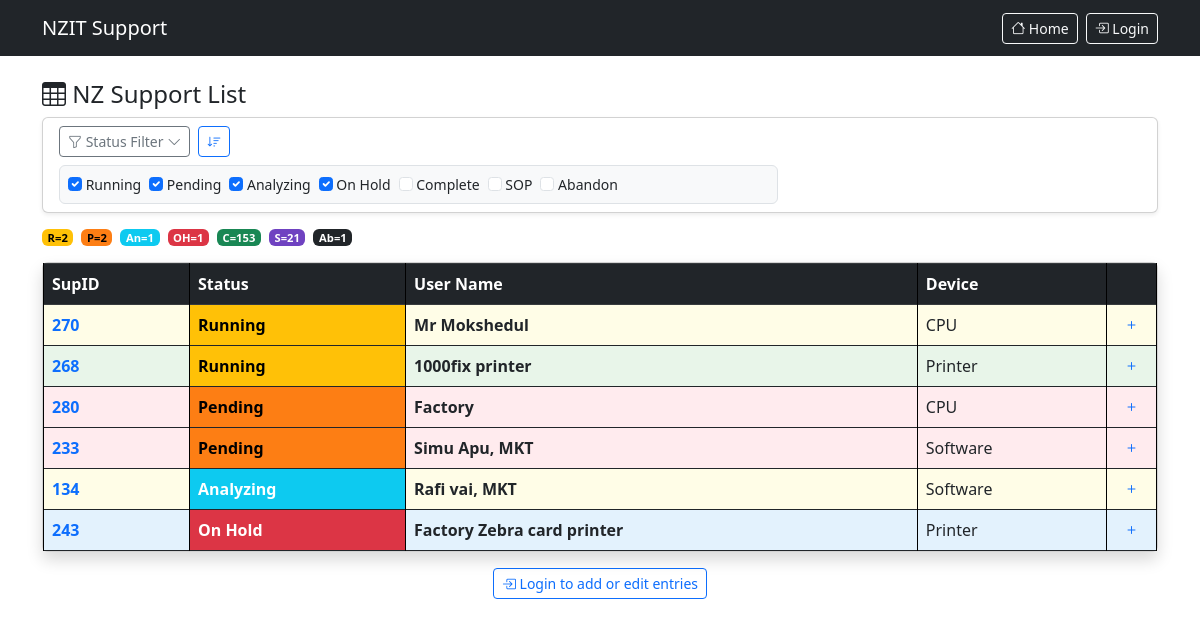
The page /nzsupportlist.php on the database its author committed.
### tables this page shows
CREATE TABLE `nzsupportlist` (
  `id` int(11) NOT NULL AUTO_INCREMENT,
  `sup_id` varchar(50) NOT NULL,
  `status` varchar(50) DEFAULT 'Pending',
  `user_name` varchar(100) NOT NULL,
  `device` varchar(200) DEFAULT NULL,
  `support_person` varchar(100) DEFAULT NULL,
  `start_date` date DEFAULT NULL,
  `description` text DEFAULT NULL,
  `remarks` text DEFAULT NULL,
  `deadline` date DEFAULT NULL,
  `remaining_days` int(11) DEFAULT 0,
  `end_date` date DEFAULT NULL,
  `created_at` timestamp NOT NULL DEFAULT current_timestamp(),
  PRIMARY KEY (`id`)
);

### config.php (called while the page is built, shortened)
<?php
function isLoggedIn() {
    return isset($_SESSION['user_id']);
}

### nzsupportlist.php (the view, shortened to what this page needs)
<?php
require_once 'config.php';
$statuses = $conn->query("SELECT * FROM statuses ORDER BY sort_order");
$status_order = []; $colors = []; $text_colors = [];
if ($statuses && $statuses->num_rows > 0) {
    $statuses->data_seek(0);
    while ($s = $statuses->fetch_assoc()) {
        $status_order[$s['name']] = $s['abbreviation'] ?: substr($s['name'], 0, 2);
        $colors[$s['name']] = $s['color'];
        $text_colors[$s['name']] = $s['text_color'];
    }
}
$page = max(1, intval($_GET['page'] ?? 1));
$limit = 100;
$offset = ($page - 1) * $limit;
$raw_status = $_GET['status'] ?? [];
$selected_statuses = is_array($raw_status) ? $raw_status : [];
if (empty($selected_statuses) && !array_key_exists('status', $_GET)) {
    $selected_statuses = ['Running', 'Pending', 'Analyzing', 'On Hold'];
}
$where = [];
$params = [];
$types = '';
if (!empty($selected_statuses)) {
    $placeholders = implode(',', array_fill(0, count($selected_statuses), '?'));
    $where[] = "status IN ($placeholders)";
    $params = array_merge($params, $selected_statuses);
    $types .= str_repeat('s', count($selected_statuses));
}
$where_clause = $where ? 'WHERE ' . implode(' AND ', $where) : '';
$data_sql = "SELECT * FROM nzsupportlist $where_clause ORDER BY id DESC LIMIT $limit OFFSET $offset";
$stmt = $conn->prepare($data_sql);
if ($params) $stmt->bind_param($types, ...$params);
$stmt->execute();
$result = $stmt->get_result();
$status_counts = [];
$cnt_res = $conn->query("SELECT status, COUNT(*) AS cnt FROM nzsupportlist GROUP BY status");
if ($cnt_res) {
    while ($c = $cnt_res->fetch_assoc()) {
        $status_counts[$c['status']] = $c['cnt'];
    }
}
?>
<!DOCTYPE html>
<html lang="en">
<head>
    <link href="https://cdn.jsdelivr.net/npm/bootstrap@5.3.0/dist/css/bootstrap.min.css" rel="stylesheet">
    <link href="https://cdn.jsdelivr.net/npm/bootstrap-icons@1.11.0/font/bootstrap-icons.css" rel="stylesheet">
</head>
<body>
    <nav class="navbar navbar-expand-lg navbar-dark bg-dark">
        <div class="container">
            <a class="navbar-brand" href="index.php">NZIT Support</a>
            <div class="d-flex align-items-center gap-2">
                <?php if (isLoggedIn()): ?>
                    <span class="text-light me-2">
                        <i class="bi bi-person-circle"></i> <?= htmlspecialchars($_SESSION['username']) ?>
                        <?php if (isAdmin()): ?>
                            <span class="badge bg-danger ms-1">ADMIN</span>
                        <?php endif; ?>
                    </span>
                    <a href="index.php" class="btn btn-outline-light btn-sm">
                        <i class="bi bi-house"></i> Home
                    </a>
                    <?php if (isAdmin()): ?>
                        <a href="admin.php" class="btn btn-outline-warning btn-sm">
                            <i class="bi bi-gear"></i> Admin Panel
                        </a>
                    <?php endif; ?>
                    <a href="logout.php" class="btn btn-outline-light btn-sm">Logout</a>
                <?php else: ?>
                    <a href="index.php" class="btn btn-outline-light btn-sm">
                        <i class="bi bi-house"></i> Home
                    </a>
                    <a href="login.php" class="btn btn-outline-light btn-sm">
                        <i class="bi bi-box-arrow-in-right"></i> Login
                    </a>
                <?php endif; ?>
            </div>
        </div>
    </nav>
    <div class="container py-4">
        <div class="d-flex flex-wrap justify-content-between align-items-center mb-2 gap-2">
            <h4 class="mb-0"><i class="bi bi-table"></i> NZ Support List</h4>
        </div>
        <form method="get" class="card shadow-sm mb-3">
            <div class="card-body py-2 px-3">
                <div class="row g-2 align-items-center">
                    <div class="col-md-8">
                        <div class="d-flex flex-wrap align-items-center gap-2">
                            <button class="btn btn-outline-secondary btn-sm" type="button" data-bs-toggle="collapse" data-bs-target="#statusFilterCollapse">
                                <i class="bi bi-funnel"></i> Status Filter <i class="bi bi-chevron-down"></i>
                            </button>
                            <button class="btn btn-outline-primary btn-sm" type="button" onclick="sortByPriority()" title="Sort by Priority"><i class="bi bi-sort-down"></i></button>
                        </div>
                        <div class="collapse show mt-2" id="statusFilterCollapse">
                            <div class="d-flex flex-wrap align-items-center gap-2 p-2 border rounded bg-light">
                                <?php foreach ($status_order as $st_name => $st_abbr):
                                    $checked = in_array($st_name, $selected_statuses) || (empty($selected_statuses) && in_array($st_name, ['Running','Pending','Analyzing','On Hold']));
                                ?>
                                    <label class="form-check-label small" style="cursor:pointer">
                                        <input type="checkbox" name="status[]" class="form-check-input status-filter" value="<?= $st_name ?>" <?= $checked ? 'checked' : '' ?> onchange="this.form.submit()">
                                        <?= $st_name ?>
                                    </label>
                                <?php endforeach; ?>
                            </div>
                        </div>
                    </div>
                </div>
            </div>
        </form>
        <div class="d-flex flex-wrap align-items-center gap-2 mb-3">
            <?php foreach ($status_order as $status => $abbr): ?>
                <?php $cnt = $status_counts[$status] ?? 0; ?>
                <span class="badge fw-bold" style="padding:0.2rem 0.35rem;background:<?= $colors[$status] ?>;color:<?= $text_colors[$status] ?>;font-size:0.7rem;">
                    <?= $abbr ?>=<?= $cnt ?>
                </span>
            <?php endforeach; ?>
        </div>
        <div class="card shadow">
            <div class="card-body p-0">
                <div class="table-responsive">
                    <table class="table table-bordered table-hover mb-0">
                        <thead class="table-dark">
                            <tr>
                                <th>SupID</th>
                                <th>Status</th>
                                <th>User Name</th>
                                <th>Device</th>
                                <th width="50"></th>
                            </tr>
                        </thead>
                        <tbody>
                            <?php if ($result && $result->num_rows > 0): ?>
                                <?php $shade_idx = 0; while ($row = $result->fetch_assoc()): ?>
                                    <tr class="main-row shade-<?= $shade_idx ?>" data-id="<?= $row['id'] ?>">
                                        <td style="cursor:pointer;" class="sup-id-cell">
                                            <strong class="text-primary"><?= htmlspecialchars($row['sup_id']) ?></strong>
                                        </td>
                                        <?php
                                        $st = trim($row['status']);
                                        $bg = $colors[$st] ?? '#6c757d';
                                        $tc = $text_colors[$st] ?? '#fff';
                                        ?>
                                        <td class="status-cell" style="cursor:pointer;background:<?= $bg ?>;color:<?= $tc ?>;">
                                            <span class="status-badge fw-bold"><?= htmlspecialchars($row['status']) ?></span>
                                        </td>
                                        <td><strong><?= htmlspecialchars($row['user_name']) ?></strong></td>
                                        <td><?= htmlspecialchars($row['device']) ?></td>
                                        <td class="text-center" style="cursor:pointer;">
                                            <i class="bi bi-plus toggle-icon text-primary"></i>
                                        </td>
                                    </tr>
                                <?php $shade_idx = ($shade_idx + 1) % 4; endwhile; ?>
                            <?php endif; ?>
                        </tbody>
                    </table>
                </div>
            </div>
        </div>
        <?php if (!isLoggedIn()): ?>
            <div class="text-center mt-3">
                <a href="login.php" class="btn btn-outline-primary btn-sm">
                    <i class="bi bi-box-arrow-in-right"></i> Login to add or edit entries
                </a>
            </div>
        <?php endif; ?>
    </div>
</body>
</html>

### nzsupportlist.php (style rules this page uses)
.main-row td { vertical-align: middle; }
.table-bordered, .table-bordered td, .table-bordered th { border-color: #000 !important; }
.table-bordered { border: none !important; }
.main-row.shade-0 td:not(.status-cell) { background: #ffebee; }
.main-row.shade-1 td:not(.status-cell) { background: #fffde7; }
.main-row.shade-2 td:not(.status-cell) { background: #e8f5e9; }
.main-row.shade-3 td:not(.status-cell) { background: #e3f2fd; }
.main-row { transition: all 0.2s ease; }
.status-cell { font-weight: 600; }
.table-responsive { overflow-x: auto; -webkit-overflow-scrolling: touch; }

### rows shown on the page
nzsupportlist: sup "280", status "Pending", user_name "Factory", device "CPU"
nzsupportlist: sup "270", status "Running", user_name "Mr Mokshedul", device "CPU"
nzsupportlist: sup "268", status "Running", user_name "1000fix printer", device "Printer"
nzsupportlist: sup "243", status "On Hold", user_name "Factory Zebra card printer", device "Printer"
nzsupportlist: sup "233", status "Pending", user_name "Simu Apu, MKT", device "Software"
nzsupportlist: sup "134", status "Analyzing", user_name "Rafi vai, MKT", device "Software"

### other values the page prints
$st_name "Running"
$st_name "Pending"
$st_name "Analyzing"
$st_name "On Hold"
$st_name "Complete"
$st_name "SOP"
$st_name "Abandon"
$abbr "R"
$cnt "2"
$abbr "P"
$abbr "An"
$cnt "1"
$abbr "OH"
$abbr "C"
$cnt "153"
